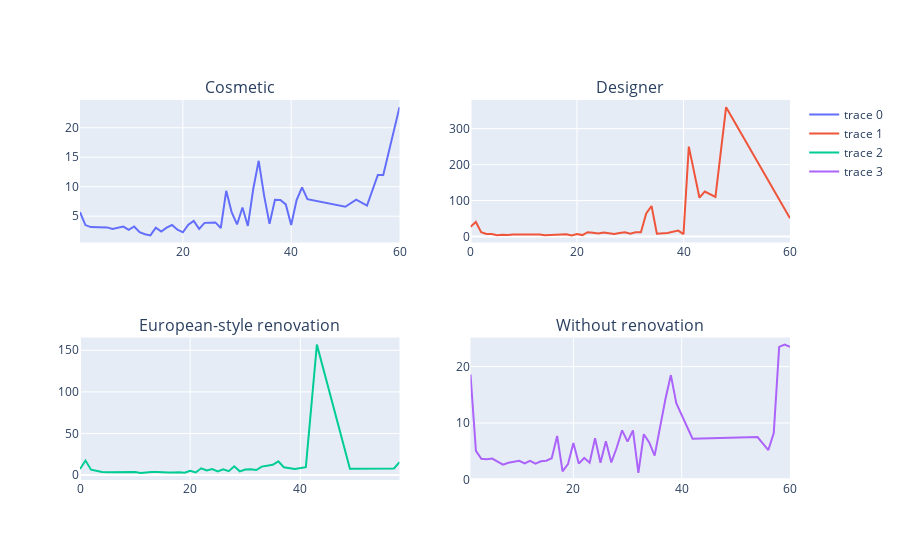

Notebook cell for this chart:
### Markdown cell above
Построим серию графиков минимальной стоимости жилья от времени до ближайшей станции метро в разрезе внутренней отделки

### Code cell
multyplot_data = data.groupby(['Renovation', 'Minutes to metro'], as_index=False).agg({'Price': 'min'})

types = multyplot_data['Renovation'].unique()

fig = make_subplots(rows=2, cols=2, subplot_titles=types)

for i in range(2):
    for j in range(2):
        subdf = multyplot_data[multyplot_data['Renovation'] == types[2*i+j]]
        fig.add_trace(go.Line(x=subdf['Minutes to metro'], y=subdf['Price'] / 1e6), row=i+1, col=j+1)

fig.show()

### Figure 1 — Plotly figure (JSON) as saved in the notebook; plotly's stock layout.template omitted (floating-point values rounded to 4 significant figures)
{"data": [{"type": "scatter", "x": [1, 2, 3, 4, 5, 6, 7, 8, 9, 10, 11, 12, 13, 14, 15, 16, 17, 18, 19, 20, 21, 22, 23, 24, 25, 26, 27, 28, 29, 30, 31, 32, 33, 34, 35, 36, 37, 38, 39, 40, 41, 42, 43, 50, 52, 54, 56, 57, 60], "xaxis": "x", "y": [5.7, 3.5, 3.15, 3.15, 3.15, 3.1, 2.85, 3.1, 3.25, 2.7, 3.261, 2.279, 1.939, 1.75, 3.05, 2.39, 3.05, 3.5, 2.7, 2.262, 3.55, 4.2, 2.85, 3.87, 3.95, 3.95, 2.99, 9.3, 5.7, 3.6, 6.479, 3.35, 9.65, 14.4, 8.5, 3.7, 7.8, 7.75, 7, 3.5, 7.75, 9.9, 7.9, 6.6, 7.8, 6.8, 12, 12, 23.5], "yaxis": "y"}, {"type": "scatter", "x": [0, 1, 2, 3, 4, 5, 6, 7, 8, 9, 10, 11, 12, 13, 14, 15, 16, 17, 18, 19, 20, 21, 22, 23, 24, 25, 26, 27, 28, 29, 30, 31, 32, 33, 34, 35, 37, 38, 39, 40, 41, 43, 44, 46, 48, 60], "xaxis": "x2", "y": [26.97, 40.5, 11.9, 6.8, 7.2, 3.75, 5.2, 3.99, 5.9, 5.6, 4.958, 4.5, 4.99, 5.85, 3.332, 3.95, 3.702, 5.8, 6.0, 3.147, 7.2, 3.99, 12, 10.2, 8.2, 11.25, 9.695, 6.75, 9.69, 12, 7.8, 12, 12, 63.9, 85, 8.0, 9.7, 12.5, 16.5, 6.45, 250, 108, 125, 110, 360.0, 51], "yaxis": "y2"}, {"type": "scatter", "x": [0, 1, 2, 3, 4, 5, 6, 7, 8, 9, 10, 11, 12, 13, 14, 15, 16, 17, 18, 19, 20, 21, 22, 23, 24, 25, 26, 27, 28, 29, 30, 31, 32, 33, 35, 36, 37, 39, 41, 43, 46, 49, 57, 58], "xaxis": "x3", "y": [7.3, 17.5, 6.5, 5.19, 3.61, 3.51, 3.67, 3.39, 3.38, 3.25, 3.8, 2.65, 3.39, 3.657, 3.8, 3, 3.1, 3.05, 3.5, 2.89, 5.1, 3.11, 8.15, 5.6, 7.2, 4.473, 6.8, 4.644, 10.5, 4.5, 6.6, 7, 6.1, 10.2, 12.4, 16.49, 9.35, 7.45, 9.55, 156.8, 81.7, 7.6, 8, 15.5], "yaxis": "y3"}, {"type": "scatter", "x": [1, 2, 3, 4, 5, 6, 7, 8, 9, 10, 11, 12, 13, 14, 15, 16, 17, 18, 19, 20, 21, 22, 23, 24, 25, 26, 27, 28, 29, 30, 31, 32, 33, 34, 35, 36, 37, 38, 39, 42, 54, 56, 57, 58, 59, 60], "xaxis": "x4", "y": [18.6, 5.05, 3.649, 3.55, 3.69, 3.15, 2.6, 2.95, 3.15, 3.3, 2.83, 3.3, 2.8, 3.2, 3.3, 3.75, 7.7, 1.42, 2.7, 6.45, 2.799, 3.8, 2.95, 7.299, 2.95, 6.75, 2.99, 5.602, 8.7, 6.7, 8.699, 1.15, 8, 6.55, 4.2, 9.5, 14.25, 18.5, 13.5, 7.2, 7.505, 5.2, 8.2, 23.5, 23.9, 23.5], "yaxis": "y4"}], "layout": {"annotations": [{"font": {"size": 16}, "showarrow": false, "text": "Cosmetic", "x": 0.225, "xanchor": "center", "xref": "paper", "y": 1, "yanchor": "bottom", "yref": "paper"}, {"font": {"size": 16}, "showarrow": false, "text": "Designer", "x": 0.775, "xanchor": "center", "xref": "paper", "y": 1, "yanchor": "bottom", "yref": "paper"}, {"font": {"size": 16}, "showarrow": false, "text": "European-style renovation", "x": 0.225, "xanchor": "center", "xref": "paper", "y": 0.375, "yanchor": "bottom", "yref": "paper"}, {"font": {"size": 16}, "showarrow": false, "text": "Without renovation", "x": 0.775, "xanchor": "center", "xref": "paper", "y": 0.375, "yanchor": "bottom", "yref": "paper"}], "xaxis": {"anchor": "y", "domain": [0, 0.45]}, "xaxis2": {"anchor": "y2", "domain": [0.55, 1]}, "xaxis3": {"anchor": "y3", "domain": [0, 0.45]}, "xaxis4": {"anchor": "y4", "domain": [0.55, 1]}, "yaxis": {"anchor": "x", "domain": [0.625, 1]}, "yaxis2": {"anchor": "x2", "domain": [0.625, 1]}, "yaxis3": {"anchor": "x3", "domain": [0, 0.375]}, "yaxis4": {"anchor": "x4", "domain": [0, 0.375]}}}
